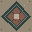

The image is a tile-based game level rendered from a .tmx file. Its description and complete source (layers, tilesets, objects, tile grids) follow:
An orthogonal 1x1 tile map with 32x32 px tiles, 1 tile layer (Assembly), 3 tilesets.

<map version="1.10" orientation="orthogonal" renderorder="right-down" width="1" height="1" tilewidth="32" tileheight="32" infinite="0" nextlayerid="2" nextobjectid="1">
  <tileset firstgid="1" source="../floors.tsx" />
  <tileset firstgid="321" source="../walls.tsx" />
  <tileset firstgid="961" source="../architecture.tsx" />
  <layer id="1" name="Assembly" width="1" height="1">
    <data encoding="csv">
293
</data>
  </layer>
</map>
